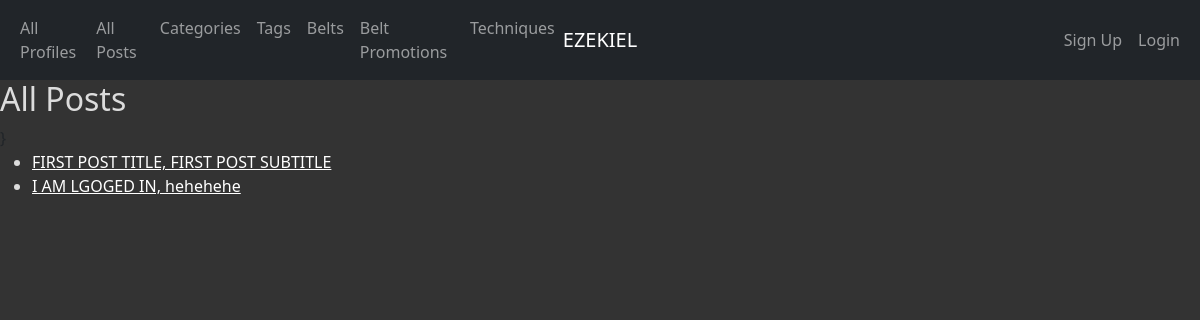
Screenshot of /all_posts/ with the database file from the repository.
### app_info/models.py (models this page shows, shortened)
class Post(models.Model):
    post_id = models.AutoField(primary_key=True)
    text = models.TextField()
    image = models.ImageField(default="")
    created_at = models.DateTimeField(auto_now_add=True)
    updated_at = models.DateTimeField(auto_now=True)
    likes = models.IntegerField(default=0)
    title = models.CharField(max_length=45)
    subtitle = models.CharField(max_length=45)
    profile = models.ForeignKey(Profile, related_name='posts', on_delete=models.CASCADE)
    categories = models.ForeignKey(Category, related_name='posts', on_delete=models.PROTECT)
    tags = models.ManyToManyField(Tag)
    def __str__(self):
        return '%s, %s' % (self.title, self.subtitle)
    def get_absolute_url(self):
        return reverse('app_info_post_detail_urlpattern',
                       kwargs={'pk': self.pk}
                       )
    class Meta:
        ordering = ['title']

### app_info/views.py (the view)
class PostList(ListView):
    model = Post

### app_info/templates/app_info/post_list.html (shortened to what this page needs)
{% extends 'app_info/base.html' %}
{% block content %}
<h2>All Posts</h2>
<ul>
    {% for post in post_list %}
    <li>
        <a href="{{ post.get_absolute_url }}">{{ post }}</a>
    </li>
    {% empty %}
    <li><em>There are currently no posts available</em></li>
    {% endfor %}
</ul>
{% endblock %}

### static/app_info/cover.css (style rules this page uses)
a, a:focus, a:hover { color: #fff; }
html, body { height: 100%; background-color: #333; }
div, h2, h3, em, li, span, label, td, th, p { color: gainsboro; }

### rows the page displays
Post: title+subtitle "FIRST POST TITLE, FIRST POST SUBTITLE"
Post: title+subtitle "I AM LGOGED IN, hehehehe"
